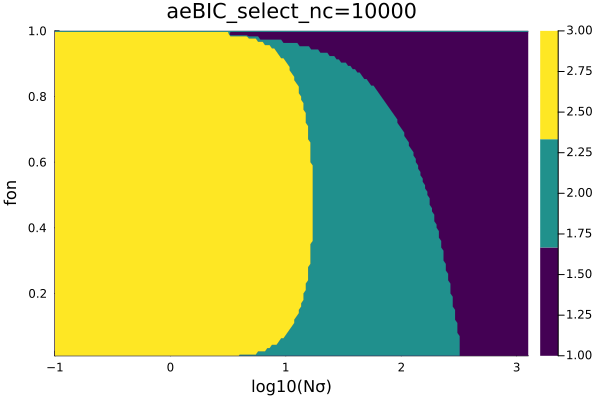

Recreate this plot in Julia.
using StatsBase
using Distributions, LinearAlgebra, StaticArrays,Random
using Plots
# Calculate cross entropy between two distributions
function cross_entropy(p, q)
    eps = 1e-14
    P = max.(eps,p)
    P = P/sum(P)
    Q = max.(eps,q)
    Q = Q/sum(Q)
    return -sum(P .* log.(Q))
end

# Calculate telegraph distributions via finite state projection
function CME_maturemar!(p)
    ρ,σon,σoff,N=p
    d=1
    C = zeros(2*N,2*N)
    C[1:N,1:N] = - diagm(0 => σon*ones(N)) - diagm(0 => d*collect(0:N-1)) + diagm(1 => d*collect(1:N-1))
    C[1:N,N+1:2*N] = diagm(0 => σoff*ones(N)) 
    C[N+1:2*N,1:N] = diagm(0 => σon*ones(N)) 
    C[N+1:2*N,N+1:2*N] = - diagm(0 => σoff*ones(N))  - diagm(0 => ρ*vcat(ones(N-1),0)) + diagm(-1 => ρ*ones(N-1))- diagm(0 => d*collect(0:N-1)) + diagm(1 => d*collect(1:N-1))
    C[1,:].=1 
    pp=C\[1;zeros(2*N-1)]
    pm1=pp[N+1:2*N]+pp[1:N]

    return pm1
end

# ρ=15 in Fig. 4
ρ = 15

# Truncation in FSP
N = 300

# Range of f_on
edge1 = collect(0.01:0.01:1)

# Range of N_σ
edge2 = 10 .^collect(-1:0.02:3.1)


cro_tele = zeros(length(edge1),length(edge2))
cro_nb = zeros(length(edge1),length(edge2))
cro_pois = zeros(length(edge1),length(edge2))
for i in 1:length(edge1) 
    for j in 1:length(edge2)
        fon = edge1[i]
        Nσ = edge2[j]

        # Calculate entropy for telegraph distribution
        σon =fon*Nσ
        σoff = (1-fon)*Nσ
        P = CME_maturemar!((ρ,σon,σoff,N))
        cro_tele[i,j] = cross_entropy(P, P)

        # Calculate cross entropy for negative binomial distribution (method of moments)
        r1 = (1+σoff+σon)*σon/σoff
        b1 = ρ*σoff/((1+σoff+σon)*(σoff+σon))
        p1 = 1/(b1+1)
        R1 = pdf.(NegativeBinomial(r1,p1),0:N-1)
        cro_nb[i,j] = cross_entropy(P, R1) 

        # Calculate cross entropy for Poisson distribution
        m = ρ*σon/(σon+σoff)
        Q = pdf.(Poisson(m),0:N-1)
        cro_pois[i,j] = cross_entropy(P, Q) 
    end
end


using Distributions,StatsPlots

# Number of cells
nc=10000

# aeBIC for each model
bic_pois =  2*nc.*cro_pois.+log(nc) * 1
bic_nb = 2*nc.*cro_nb.+log(nc) * 2
bic_tele = 2*nc.*cro_tele.+log(nc) * 3

# Model selection based on aeBIC
bic1 = zeros(length(edge1),length(edge2))
for i in 1:length(edge1)
    for j in 1:length(edge2)
        bic_values = [bic_pois[i,j],bic_nb[i,j],bic_tele[i,j]]
        bic1[i,j] = findmin(bic_values)[2] 
    end
end
bic1
contourf(log10.(edge2),edge1[1:end],bic1,color=:viridis,levels=2, linewidth=0,xlabel="log10(Nσ)",ylabel="fon",title="aeBIC_select_nc=$(nc)")
